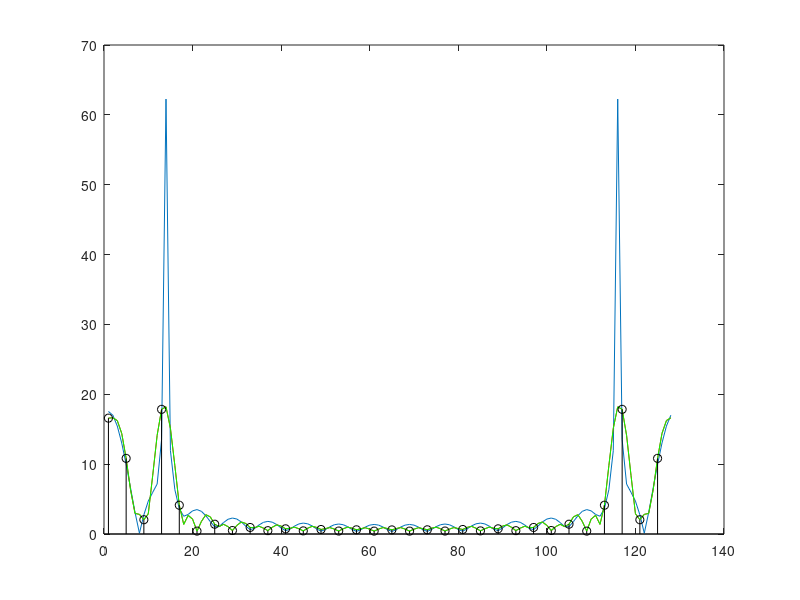
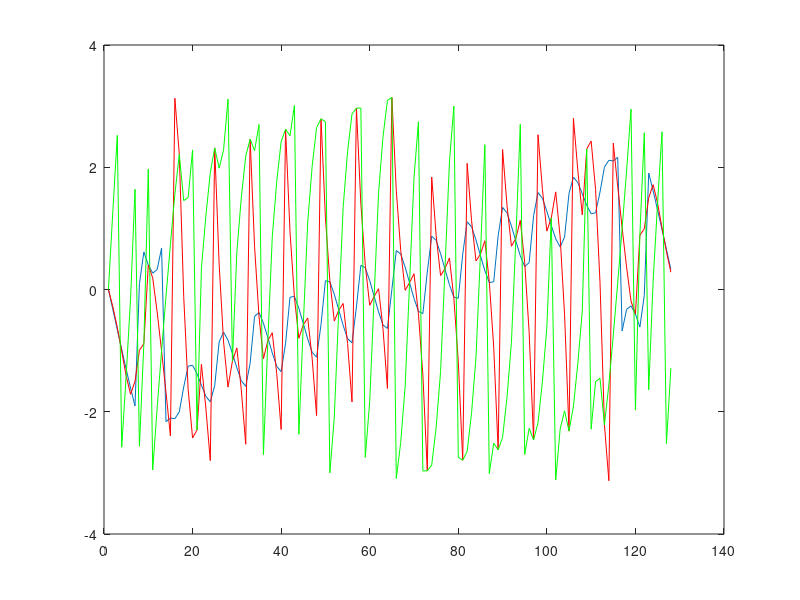

Here is the MATLAB script that generated these plots, in order:
n=0:127;

f=0.1;

y1=sin(2*pi*f*n);

y1(1:16)=y1(1:16)+1;


y2s=y1(1:32);

fy2s=abs(fft(y2s));

y2=[y2s zeros(1,128-32)];

y3=[zeros(1,128-32),y2s];

figure;

plot(abs(fft(y1)));


hold on;


plot(abs(fft(y2)),'r');
plot(abs(fft(y3)),'g');
stem(1:128/32:128,fy2s,'k');
hold off;



figure;

plot(angle(fft(y1)));
hold on;
plot(angle(fft(y2)),'r');
plot(angle(fft(y3)),'g');

hold off;